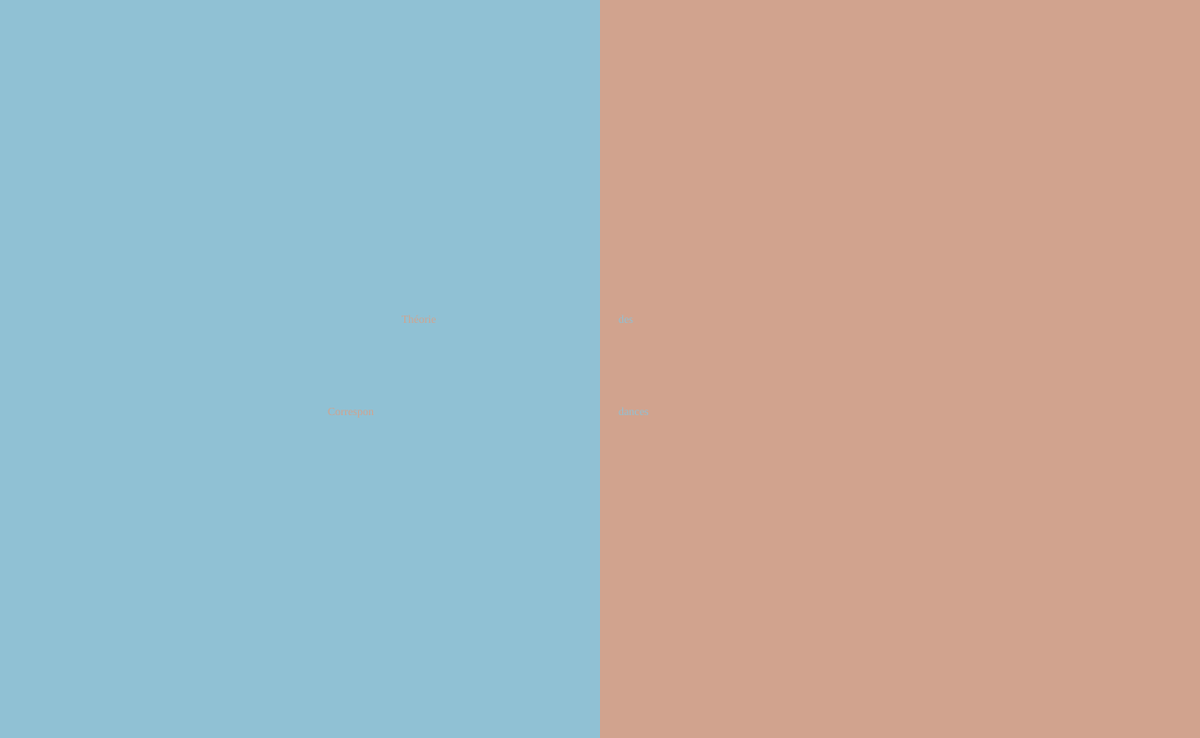
Frame 1 (no input)
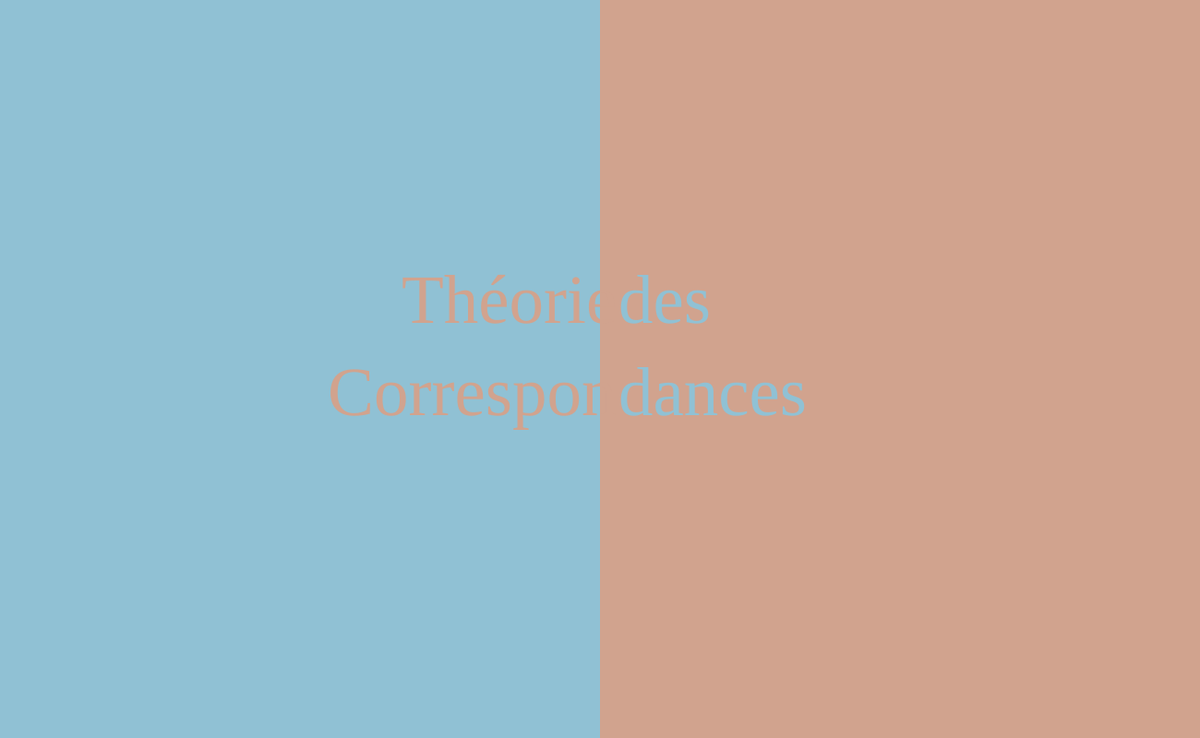
Frame 60 (no input)
Frame 120 (the mouse pressed at the canvas centre since frame 60): identical to frame 60, image omitted

The p5.js sketch that drew these frames (run headless with seeded random() and noise() and a simulated clock; from frame 60 on, the mouse is pressed at the canvas centre):

// p5.js sketch
// ── sketch.js
function setup() {
  createCanvas(1300, 800);
  textFont("Oswald");
  noStroke();
}

function draw() {
  fill(144, 193, 212);
  rect(0, 0, 650, 800);
  fill(209, 163, 142);
  rect(650, 0, 650, 800);
  text("Théorie", 435, 350);
  text("Correspon", 355, 450);
  fill(144, 193, 212);
  text("des", 670, 350);
  text("dances", 670, 450);
  textSize(75);
}
